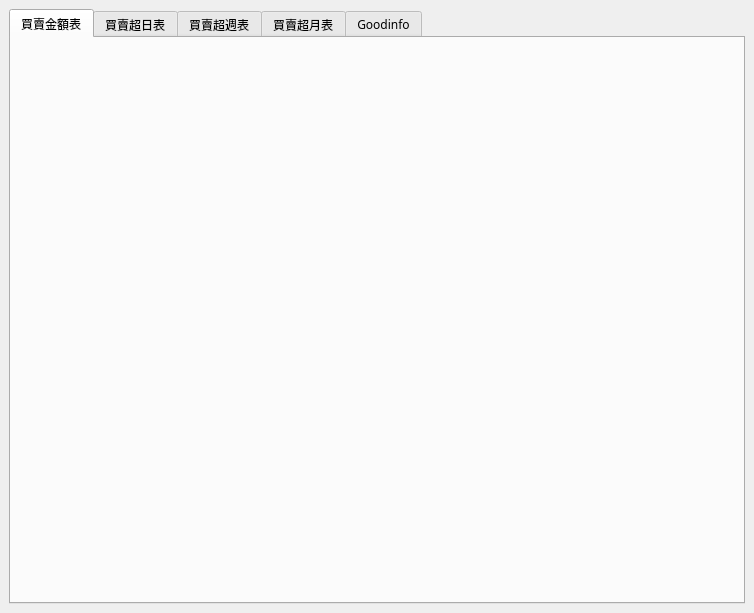
<?xml version="1.0" encoding="UTF-8"?>
<ui version="4.0">
 <class>MainWindow</class>
 <widget class="QMainWindow" name="MainWindow">
  <property name="geometry">
   <rect>
    <x>0</x>
    <y>0</y>
    <width>754</width>
    <height>613</height>
   </rect>
  </property>
  <property name="sizePolicy">
   <sizepolicy hsizetype="Fixed" vsizetype="Fixed">
    <horstretch>0</horstretch>
    <verstretch>0</verstretch>
   </sizepolicy>
  </property>
  <property name="font">
   <font>
    <family>微軟正黑體</family>
   </font>
  </property>
  <property name="contextMenuPolicy">
   <enum>Qt::DefaultContextMenu</enum>
  </property>
  <property name="windowTitle">
   <string>上市三大法人買賣超&amp;Goodinfo</string>
  </property>
  <widget class="QWidget" name="centralwidget">
   <property name="layoutDirection">
    <enum>Qt::LeftToRight</enum>
   </property>
   <layout class="QGridLayout" name="gridLayout">
    <item row="0" column="0">
     <widget class="QTabWidget" name="tabWidget">
      <property name="currentIndex">
       <number>0</number>
      </property>
      <widget class="QWidget" name="tabAmountStatistics">
       <attribute name="title">
        <string notr="true">買賣金額表</string>
       </attribute>
      </widget>
      <widget class="QWidget" name="tabDayReport">
       <property name="contextMenuPolicy">
        <enum>Qt::NoContextMenu</enum>
       </property>
       <attribute name="title">
        <string>買賣超日表</string>
       </attribute>
      </widget>
      <widget class="QWidget" name="tabWeekReport">
       <attribute name="title">
        <string>買賣超週表</string>
       </attribute>
      </widget>
      <widget class="QWidget" name="tabMonthReport">
       <attribute name="title">
        <string>買賣超月表</string>
       </attribute>
      </widget>
      <widget class="QWidget" name="tabGoodinfo">
       <attribute name="title">
        <string>Goodinfo</string>
       </attribute>
      </widget>
     </widget>
    </item>
   </layout>
  </widget>
 </widget>
 <resources/>
 <connections/>
</ui>
